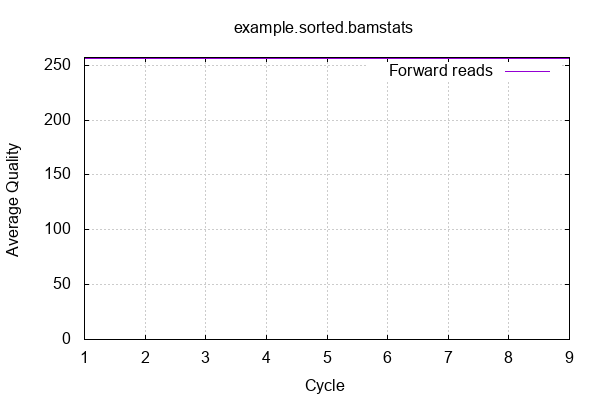

This figure's gnuplot source:

            set terminal png size 600,400 truecolor
            set output "example.stats/quals.png"
            set grid xtics ytics y2tics back lc rgb "#cccccc"
            set ylabel "Average Quality"
            set xlabel "Cycle"
            set yrange [0:257]
            set title "example.sorted.bamstats"
            plot '-' using 1:2 with lines title 'Forward reads' 
        1	256.00
2	256.00
3	256.00
4	256.00
5	256.00
6	256.00
7	256.00
8	256.00
9	256.00
end
